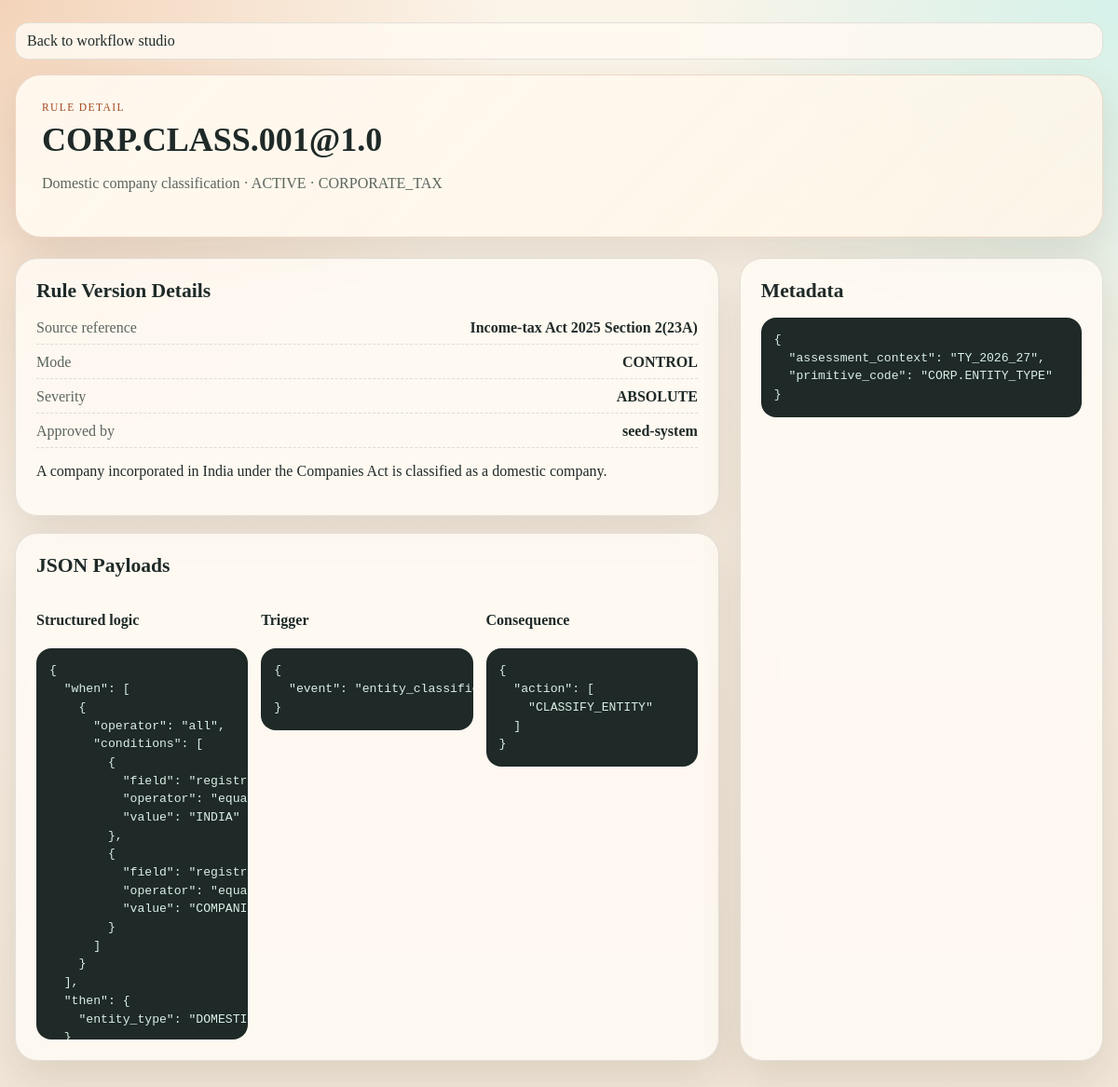
/workflow/rules/24/, run on the app's committed database.
### core_rules/models.py (models this page shows, shortened)
class ProtectedLifecycleDeleteModel(models.Model):
    deletable_statuses: tuple[str, ...] = ()
    class Meta:
        abstract = True

class ImmutableApprovedModel(models.Model):
    immutable_statuses: tuple[str, ...] = ()
    class Meta:
        abstract = True

class TimestampedModel(models.Model):
    created_at = models.DateTimeField(auto_now_add=True)
    updated_at = models.DateTimeField(auto_now=True)
    class Meta:
        abstract = True

class RuleVersion(ProtectedLifecycleDeleteModel, ImmutableApprovedModel, TimestampedModel):
    immutable_statuses = (StatusChoices.APPROVED, StatusChoices.ACTIVE, StatusChoices.SUPERSEDED)
    deletable_statuses = (StatusChoices.DRAFT,)
    rule = models.ForeignKey(
        RuleDefinition,
        on_delete=models.PROTECT,
        related_name="versions",
    )
    version = models.CharField(max_length=32)
    status = models.CharField(
        max_length=20,
        choices=StatusChoices.choices,
        default=StatusChoices.DRAFT,
    )
    source_reference = models.CharField(max_length=255)
    natural_language = models.TextField()
    structured_logic = models.JSONField(default=dict)
    mode = models.CharField(max_length=16, choices=RuleModeChoices.choices)
    trigger = models.JSONField(default=dict, blank=True)
    consequence = models.JSONField(default=dict, blank=True)
    severity = models.CharField(max_length=16, choices=SeverityChoices.choices)
    approved_by = models.CharField(max_length=255, blank=True)
    approved_at = models.DateTimeField(null=True, blank=True)
    metadata = models.JSONField(default=dict, blank=True)
    class Meta:
        ordering = ["rule__rule_id", "-created_at"]
        unique_together = [("rule", "version")]
    def __str__(self) -> str:
        return f"{self.rule.rule_id}@{self.version}"

class RuleDefinition(TimestampedModel):
    rule_id = models.CharField(max_length=100, unique=True)
    name = models.CharField(max_length=255)
    scope = models.CharField(max_length=32, choices=ScopeChoices.choices)
    description = models.TextField(blank=True)
    class Meta:
        ordering = ["rule_id"]

### core_rules/ui_views.py (the view)
# urls.py: path("workflow/rules/<int:pk>/", RuleVersionDetailView.as_view(), name="rule-version-detail"),
class RuleVersionDetailView(View):
    template_name = "workflow/rule_detail.html"
    def get(self, request: HttpRequest, pk: int) -> HttpResponse:
        rule_version = RuleVersion.objects.select_related("rule").get(pk=pk)
        return render(
            request,
            self.template_name,
            {
                "artifact": rule_version,
                "assessment_contexts": AssessmentContext.objects.order_by("-effective_from"),
                "rule_version_options": RuleVersion.objects.select_related("rule").order_by("rule__rule_id", "-id"),
                "structured_logic_pretty": json.dumps(rule_version.structured_logic, indent=2),
                "trigger_pretty": json.dumps(rule_version.trigger, indent=2),
                "consequence_pretty": json.dumps(rule_version.consequence, indent=2),
                "metadata_pretty": json.dumps(rule_version.metadata, indent=2),
            },
        )

### templates/workflow/rule_detail.html (shortened to what this page needs)
{% load static %}
<!DOCTYPE html>
<html lang="en">
<head>
    <link rel="stylesheet" href="{% static 'core_rules/workflow.css' %}">
</head>
<body>
    <div class="page-shell">
        <p><a class="record-link" href="{% url 'workflow-dashboard' %}">Back to workflow studio</a></p>
        <header class="hero">
            <div class="hero-copy">
                <p class="eyebrow">Rule detail</p>
                <h1>{{ artifact }}</h1>
                <p class="hero-text">{{ artifact.rule.name }} · {{ artifact.status }} · {{ artifact.rule.scope }}</p>
            </div>
        </header>
        <main class="dashboard-grid">
            <section class="main-column">
                <article class="panel">
                    <h3>Rule Version Details</h3>
                    <dl class="mini-stats">
                        <div><dt>Source reference</dt><dd>{{ artifact.source_reference }}</dd></div>
                        <div><dt>Mode</dt><dd>{{ artifact.mode }}</dd></div>
                        <div><dt>Severity</dt><dd>{{ artifact.severity }}</dd></div>
                        <div><dt>Approved by</dt><dd>{{ artifact.approved_by|default:"-" }}</dd></div>
                    </dl>
                    <p>{{ artifact.natural_language }}</p>
                </article>
                <article class="panel">
                    <h3>JSON Payloads</h3>
                    <div class="form-grid three-up">
                        <div><h4>Structured logic</h4><pre class="result-box">{{ structured_logic_pretty }}</pre></div>
                        <div><h4>Trigger</h4><pre class="result-box">{{ trigger_pretty }}</pre></div>
                        <div><h4>Consequence</h4><pre class="result-box">{{ consequence_pretty }}</pre></div>
                    </div>
                </article>
            </section>
            <aside class="side-column">
                <article class="panel">
                    <h3>Metadata</h3>
                    <pre class="result-box">{{ metadata_pretty }}</pre>
                </article>
            </aside>
        </main>
    </div>
</body>
</html>

### core_rules/static/core_rules/workflow.css (style rules this page uses)
:root { --bg: #f5efe4; --paper: rgba(255, 251, 244, 0.86); --paper-strong: #fffaf1; --ink: #1f2a28; --muted: #5b655e; --accent: #a44a1f; --accent-deep: #7d3413; --accent-soft: #efc3a1; --signal: #0f766e; --signal-soft: #c6f1ea; --blocked: #b42318; --blocked-soft: #fdd9d3; --line: rgba(38, 46, 43, 0.12); --shadow: 0 18px 44px rgba(74, 48, 27, 0.12); }
* { box-sizing: border-box; }
body { margin: 0; min-height: 100vh; font-family: Georgia, "Times New Roman", serif; color: var(--ink); background: radial-gradient(circle at top left, rgba(239, 195, 161, 0.65), transparent 32%), radial-gradient(circle at top right, rgba(198, 241, 234, 0.72), transparent 28%), linear-gradient(180deg, #fbf4e9 0%, #f1e6d8 100%); }
.page-shell { width: min(1480px, calc(100% - 32px)); margin: 24px auto 40px; }
.hero { display: grid; grid-template-columns: 1.7fr 1fr; gap: 24px; padding: 28px; border: 1px solid rgba(164, 74, 31, 0.18); border-radius: 28px; background: linear-gradient(135deg, rgba(255, 250, 241, 0.92), rgba(255, 245, 232, 0.86)); box-shadow: var(--shadow); }
.eyebrow { margin: 0 0 12px; text-transform: uppercase; letter-spacing: 0.12em; font-size: 0.72rem; color: var(--accent); }
.hero h1, .section-heading h2, .panel h3, .todo-block h4, .recent-group h4 { font-family: "Palatino Linotype", "Book Antiqua", Palatino, serif; }
.hero h1 { margin: 0; font-size: clamp(2rem, 3vw, 3.7rem); line-height: 0.96; max-width: 12ch; }
.hero-text { max-width: 66ch; color: var(--muted); font-size: 1rem; line-height: 1.65; }
.metric-card, .status-banner, .panel, .message { border: 1px solid var(--line); background: var(--paper); backdrop-filter: blur(10px); }
.dashboard-grid { display: grid; grid-template-columns: minmax(0, 1.55fr) minmax(320px, 0.8fr); gap: 22px; margin-top: 22px; }
.main-column, .side-column, .panel-cluster { display: grid; gap: 18px; }
.panel { border-radius: 24px; padding: 22px; box-shadow: var(--shadow); }
.panel h3 { margin: 0 0 16px; font-size: 1.35rem; }
.form-grid { display: grid; gap: 14px; }
.three-up { grid-template-columns: repeat(3, minmax(0, 1fr)); }
.result-box { overflow: auto; max-height: 420px; margin: 0; padding: 14px; border-radius: 16px; background: #1f2927; color: #d8efe7; font-size: 0.82rem; line-height: 1.5; }
.mini-stats { display: grid; gap: 10px; margin: 18px 0 0; }
.mini-stats div { display: flex; justify-content: space-between; padding-bottom: 8px; border-bottom: 1px dashed rgba(38, 46, 43, 0.14); }
.mini-stats dt { color: var(--muted); }
.mini-stats dd { margin: 0; font-weight: bold; }
.record-link { display: block; margin-bottom: 10px; padding: 10px 12px; border-radius: 14px; color: var(--ink); text-decoration: none; background: rgba(255, 250, 241, 0.86); border: 1px solid rgba(38, 46, 43, 0.12); }

### data on the page
RuleVersion: rule+version "CORP.CLASS.001@1.0", rule.name "Domestic company classification", status "ACTIVE", rule.scope "CORPORATE_TAX", source_reference "Income-tax Act 2025 Section 2(23A)", mode "CONTROL", severity "ABSOLUTE", approved_by "seed-system", natural_language "A company incorporated in India under the Companies Act is classified as a domestic company."

### other printed values
{{ consequence_pretty }} "{ \"action\": [ \"CLASSIFY_ENTITY\" ] }"
{{ metadata_pretty }} "{ \"assessment_context\": \"TY_2026_27\", \"primitive_code\": \"CORP.ENTITY_TYPE\" }"
